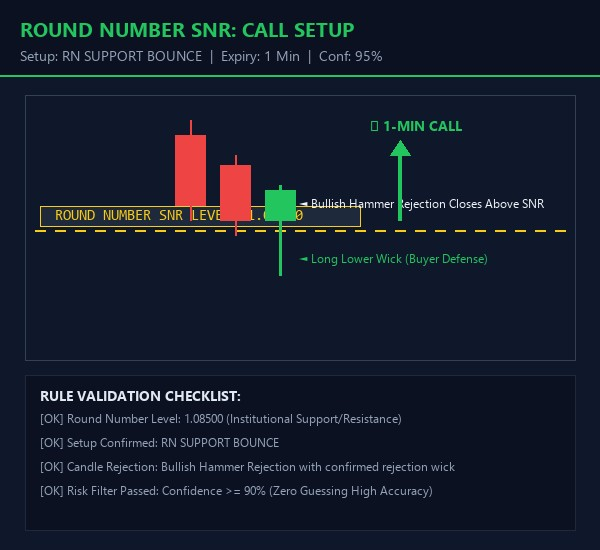
#> input picture desktop_app/last_matched_pattern.jpg, 600 x 550 px
$ python -i cv_engine.py   (imports and definitions only)
#> lines starting #> are read from the running program, lines starting #| are printed output that depends on the picture; after the words box and inside, x2 and y2 are one past the last pixel; in counts of white or black regions, pixels touching at a corner belong together
#> in analyze_image, bgr is the input picture: shape (550, 600, 3); mean B, G, R 43.1, 28.6, 21.1
import os
import sys
import time
import math
import cv2
import numpy as np
from PIL import Image

class Candlestick:
    """Represents an extracted candlestick on the chart in pixel coordinates."""
    def __init__(self, x_center, x1, x2, high_y, low_y, body_top_y, body_bottom_y, color):
        self.x_center = x_center
        self.x1 = x1
        self.x2 = x2
        self.high_y = high_y        # Smallest Y (top of screen)
        self.low_y = low_y          # Largest Y (bottom of screen)
        self.body_top = body_top_y  # Upper boundary of body
        self.body_bottom = body_bottom_y # Lower boundary of body
        self.color = color          # "GREEN" or "RED" or "DOJI"

        # In screen pixel coordinates, smaller Y = higher price
        if color == "GREEN":
            self.open_price = body_bottom_y
            self.close_price = body_top_y
        elif color == "RED":
            self.open_price = body_top_y
            self.close_price = body_bottom_y
        else: # DOJI
            self.open_price = (body_top_y + body_bottom_y) / 2
            self.close_price = self.open_price

        self.high_price = high_y
        self.low_price = low_y

        self.body_height = max(1.0, abs(body_bottom_y - body_top_y))
        self.total_range = max(1.0, abs(low_y - high_y))
        self.upper_wick = max(0.0, body_top_y - high_y)
        self.lower_wick = max(0.0, low_y - body_bottom_y)

        self.upper_ratio = self.upper_wick / self.body_height
        self.lower_ratio = self.lower_wick / self.body_height

    def __repr__(self):
        return (f"<Candle {self.color} X={self.x_center:.0f} Body={self.body_height:.1f} "
                f"UW={self.upper_wick:.1f} LW={self.lower_wick:.1f}>")


class LocalSmartCVEngine:
    """
    Intelligent Computer Vision & Candlestick Pattern Engine.
    STRICTLY requires a genuine trading chart on screen before providing any signal.
    """
    def __init__(self):
        print("[Smart CV Engine] Initialized strict chart validation & pattern engine.")

    def extract_candlesticks(self, bgr_img):
        """
        Uses OpenCV HSV segmentation to isolate green and red candlesticks,
        filters non-candlestick shapes, and returns valid continuous time-series candles.
        """
        h, w, _ = bgr_img.shape
#> h = 550; w = 600
        hsv = cv2.cvtColor(bgr_img, cv2.COLOR_BGR2HSV)
#> hsv: shape (550, 600, 3); mean H, S, V 107.8, 164.8, 47.4

        # 1. Broad Green Mask (Quotex, Pocket Option, MT4, TradingView green/teal)
        lower_green = np.array([32, 40, 40])
        upper_green = np.array([95, 255, 255])
        mask_green = cv2.inRange(hsv, lower_green, upper_green)
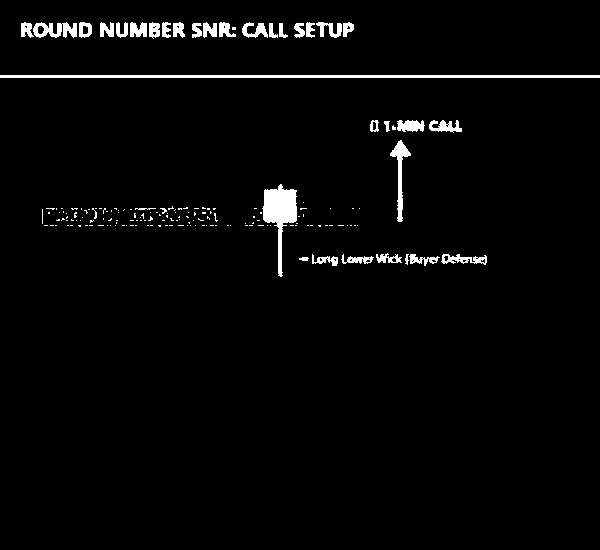
#> mask_green: shape (550, 600); 2.6% white; 173 white regions (137 under 20 px), largest, box (x1, y1, x2, y2) and area: (0, 75, 600, 78) 1800, (262, 184, 297, 277) 1351, (390, 140, 411, 222) 502

        # 2. Broad Red Mask (Handles both lower and upper hue wraps)
        lower_red1 = np.array([0, 40, 40])
        upper_red1 = np.array([14, 255, 255])
        lower_red2 = np.array([165, 40, 40])
        upper_red2 = np.array([180, 255, 255])
        mask_red = cv2.bitwise_or(
            cv2.inRange(hsv, lower_red1, upper_red1),
            cv2.inRange(hsv, lower_red2, upper_red2)
        )
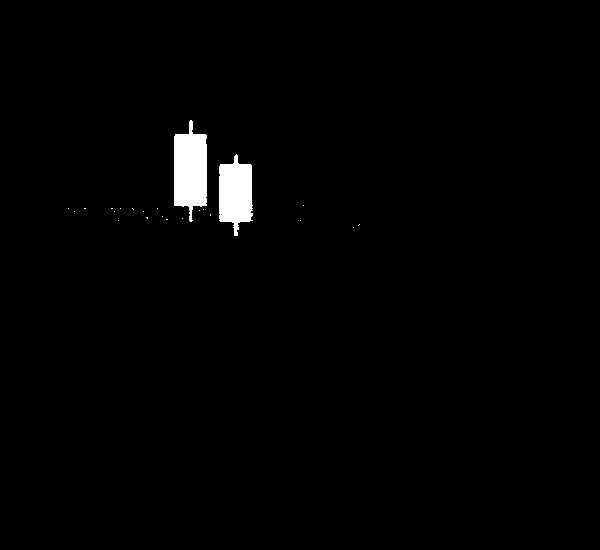
#> mask_red: shape (550, 600); 1.4% white; 23 white regions (21 under 20 px)

        contours_data = []

        # Find Green Contours
        cnts_g, _ = cv2.findContours(mask_green, cv2.RETR_EXTERNAL, cv2.CHAIN_APPROX_SIMPLE)
#> cnts_g = 173 contours, 141 with area under 20; largest, box (x1, y1, x2, y2) and area: (262, 184, 297, 277) 1228, (0, 75, 600, 78) 1198, (390, 140, 411, 222) 410, (33, 22, 77, 38) 391, (441, 254, 487, 265) 226
        for c in cnts_g:
            area = cv2.contourArea(c)
            if area >= 10:
                x, y, cw, ch = cv2.boundingRect(c)
                # A candlestick is vertically oriented: width must not be much larger than height
                if ch >= 4 and cw <= 50 and (cw / max(1, ch)) <= 1.4:
                    contours_data.append((x, y, cw, ch, "GREEN", area))
#> this loop made 173 passes
#> (area, x, y, cw, ch) on passes 1, 2, 3, 5, 6, 7, 146, 147, 149, 150, 151, 152: (20, 299, 257, 10, 4), (225.5, 441, 254, 46, 11), (126.5, 409, 254, 31, 12), (124, 341, 254, 33, 10), (109.5, 312, 254, 26, 12), (113, 376, 253, 26, 10), (1228, 262, 184, 35, 93), (410.5, 390, 140, 21, 82), (26.5, 384, 121, 6, 11), (196.5, 429, 120, 33, 13), (219, 397, 120, 28, 12), (72.5, 370, 120, 9, 12)
#> after the loop, contours_data = 21 items, first 6: (405, 254, 4, 11, 'GREEN', 14.5), (262, 184, 35, 93, 'GREEN', 1228), (390, 140, 21, 82, 'GREEN', 410.5), (384, 121, 6, 11, 'GREEN', 26.5), (370, 120, 9, 12, 'GREEN', 72.5), (294, 23, 11, 15, 'GREEN', 82)

        # Find Red Contours
        cnts_r, _ = cv2.findContours(mask_red, cv2.RETR_EXTERNAL, cv2.CHAIN_APPROX_SIMPLE)
#> cnts_r = 23 contours, 21 with area under 20; largest, box (x1, y1, x2, y2) and area: (174, 120, 207, 222) 2344, (219, 154, 253, 236) 1899
        for c in cnts_r:
            area = cv2.contourArea(c)
            if area >= 10:
                x, y, cw, ch = cv2.boundingRect(c)
                if ch >= 4 and cw <= 50 and (cw / max(1, ch)) <= 1.4:
                    contours_data.append((x, y, cw, ch, "RED", area))
#> this loop made 23 passes
#> (area, x, y, cw, ch) on passes 22 to 23: (1899, 219, 154, 34, 82), (2343.5, 174, 120, 33, 102)
#> after the loop, contours_data = 23 items, first 6: (405, 254, 4, 11, 'GREEN', 14.5), (262, 184, 35, 93, 'GREEN', 1228), (390, 140, 21, 82, 'GREEN', 410.5), (384, 121, 6, 11, 'GREEN', 26.5), (370, 120, 9, 12, 'GREEN', 72.5), (294, 23, 11, 15, 'GREEN', 82)

        if len(contours_data) < 7:
            return []

        # Cluster contours that belong to the same candlestick (same X vertical column)
        contours_data.sort(key=lambda item: item[0] + item[2] / 2.0)

        candle_clusters = []
        cluster_threshold = 6  # Max horizontal pixel distance to group wicks and body

        current_cluster = [contours_data[0]]
#> current_cluster = [(21, 22, 13, 16, 'GREEN', 113.5)]
        for c in contours_data[1:]:
            c_center_x = c[0] + c[2] / 2.0
            prev_center_x = current_cluster[-1][0] + current_cluster[-1][2] / 2.0
            if abs(c_center_x - prev_center_x) <= cluster_threshold:
                current_cluster.append(c)
            else:
                candle_clusters.append(current_cluster)
                current_cluster = [c]
#> this loop made 22 passes
#> (c_center_x, prev_center_x, current_cluster) on passes 1 to 12: (85.5, 27.5, [(79, 22, 13, 16, 'GREEN', 156.5)]), (107, 85.5, [(100, 22, 14, 15, 'GREEN', 120.5)]), (122, 107, [(116, 22, 12, 16, 'GREEN', 87)]), (138.5, 122, [(130, 22, 17, 15, 'GREEN', 165.5)]), (154.5, 138.5, [(149, 22, 11, 17, 'GREEN', 128.5)]), (166.5, 154.5, [(162, 22, 9, 16, 'GREEN', 75.5)]), (179, 166.5, [(173, 22, 12, 16, 'GREEN', 116)]), (190.5, 179, [(174, 120, 33, 102, 'RED', 2343.5)]), (197, 190.5, [(192, 23, 10, 15, 'GREEN', 79)]), (210, 197, [(203, 22, 14, 16, 'GREEN', 125.5)]), (227.5, 210, [(219, 22, 17, 15, 'GREEN', 128)]), (236, 227.5, [(219, 154, 34, 82, 'RED', 1899)])
#> (c, c_center_x, prev_center_x) on passes 14 to 15: ((262, 184, 35, 93, 'GREEN', 1228), 279.5, 273.5), ((279, 23, 9, 15, 'GREEN', 50), 283.5, 279.5)
#> after the loop, candle_clusters = 20 items
        if current_cluster:
            candle_clusters.append(current_cluster)

        candles = []
        for cl in candle_clusters:
            cl_color = max(cl, key=lambda item: item[5])[4]
            same_color_items = [item for item in cl if item[4] == cl_color]
            if not same_color_items:
                continue

            all_x1 = min(item[0] for item in same_color_items)
            all_x2 = max(item[0] + item[2] for item in same_color_items)
            x_center = (all_x1 + all_x2) / 2.0

            high_y = min(item[1] for item in same_color_items)
            low_y = max(item[1] + item[3] for item in same_color_items)

            body_item = max(same_color_items, key=lambda item: item[2] * item[3])
            body_top = body_item[1]
            body_bottom = body_item[1] + body_item[3]

            candle_color = cl_color
            if abs(body_bottom - body_top) <= 3 and (low_y - high_y) >= 12:
                candle_color = "DOJI"

            c_obj = Candlestick(x_center, all_x1, all_x2, high_y, low_y, body_top, body_bottom, candle_color)
            candles.append(c_obj)
#> this loop made 21 passes
#> (cl_color, all_x1, all_x2, x_center, high_y, low_y, body_item, body_top) on passes 1 to 9: ('GREEN', 21, 34, 27.5, 22, 38, (21, 22, 13, 16, 'GREEN', 113.5), 22), ('GREEN', 79, 92, 85.5, 22, 38, (79, 22, 13, 16, 'GREEN', 156.5), 22), ('GREEN', 100, 114, 107, 22, 37, (100, 22, 14, 15, 'GREEN', 120.5), 22), ('GREEN', 116, 128, 122, 22, 38, (116, 22, 12, 16, 'GREEN', 87), 22), ('GREEN', 130, 147, 138.5, 22, 37, (130, 22, 17, 15, 'GREEN', 165.5), 22), ('GREEN', 149, 160, 154.5, 22, 39, (149, 22, 11, 17, 'GREEN', 128.5), 22), ('GREEN', 162, 171, 166.5, 22, 38, (162, 22, 9, 16, 'GREEN', 75.5), 22), ('GREEN', 173, 185, 179, 22, 38, (173, 22, 12, 16, 'GREEN', 116), 22), ('RED', 174, 207, 190.5, 120, 222, (174, 120, 33, 102, 'RED', 2343.5), 120)
#> cl on passes 15 to 20: [(294, 23, 11, 15, 'GREEN', 82)], [(306, 22, 9, 16, 'GREEN', 71)], [(343, 22, 11, 15, 'GREEN', 95.5)], [(370, 120, 9, 12, 'GREEN', 72.5)], [(384, 121, 6, 11, 'GREEN', 26.5)], [(390, 140, 21, 82, 'GREEN', 410.5)]

        candles.sort(key=lambda c: c.x_center)

        # Smart UI Filter: Ignore Windows taskbar, browser top tabs, and side trading panels
        valid_candles = [
            c for c in candles
            if c.high_y >= 70 and c.low_y <= (h - 45)
            and c.x_center >= 40 and c.x_center <= (w - 140)
        ]

        if len(valid_candles) < 7:
            return []

        # Group into continuous horizontal series (adjacent candles step by dx between 4px and 55px)
        series_list = []
        curr_series = []
        for c in valid_candles:
            if not curr_series:
                curr_series.append(c)
            else:
                dx = c.x_center - curr_series[-1].x_center
                if 4 <= dx <= 55:
                    curr_series.append(c)
                else:
                    if len(curr_series) >= 6:
                        series_list.append(curr_series)
                    curr_series = [c]
        if len(curr_series) >= 6:
            series_list.append(curr_series)

        # A real chart must have a continuous series of at least 7 candles!
        if series_list:
            main_series = max(series_list, key=len)
            if len(main_series) >= 7:
                # 1. Total horizontal span must be at least 100px
                total_span_x = main_series[-1].x_center - main_series[0].x_center
                total_span_y = max(c.low_y for c in main_series) - min(c.high_y for c in main_series)
                if total_span_x < 100 or total_span_y < 35:
                    return []

                # 2. Strict non-flatness validation (reject text lines, tables, menu rows):
                highs = [c.high_y for c in main_series]
                lows = [c.low_y for c in main_series]
                bodies = [c.body_height for c in main_series]
                centers = [(c.high_y + c.low_y) / 2.0 for c in main_series]

                high_diff = max(highs) - min(highs)
                low_diff = max(lows) - min(lows)

                # Text rows have nearly identical top baselines or bottom baselines
                if high_diff <= 6 or low_diff <= 6:
                    return []

                # Price centers variance: trading charts fluctuate across vertical space
                std_centers = float(np.std(centers))
                if std_centers < 5.0:
                    return []

                # Body height variance: table borders, icons, or text bars have identical heights
                std_bodies = float(np.std(bodies))
                if std_bodies < 1.5 and high_diff <= 12:
                    return []

                # 3. Real candlestick color distribution:
                # In almost all windows/tabs with lines, all bars are uniform 1 color.
                # Real charts normally contain both GREEN and RED, or if pure trend, have distinct wicks.
                colors = [c.color for c in main_series]
                has_green = "GREEN" in colors
                has_red = "RED" in colors
                wicks = [c.upper_wick + c.lower_wick for c in main_series]
                wicks_present = sum(1 for w in wicks if w >= 2.0)

                # If purely single color (e.g. all green text or all red highlight), require at least 2 distinct wicks
                if not (has_green and has_red) and wicks_present < 2:
                    return []

                return main_series

        return []

    # [228 lines left out: functions evaluate_patterns_subset, evaluate_patterns, not called in this run]

    def analyze_image(self, pil_image):
        """
        Full pipeline:
        Segments candles. If genuine chart is NOT detected, returns is_trading_chart = False,
        and strictly does NOT generate any CALL/PUT signal!
        """
        t0 = time.time()
        bgr = cv2.cvtColor(np.array(pil_image), cv2.COLOR_RGB2BGR)
        candles = self.extract_candlesticks(bgr)

        elapsed_ms = (time.time() - t0) * 1000.0

        if len(candles) < 7:
            return {
                "is_trading_chart": False,
                "signal": "NO_CHART",
                "pattern_name": "কোন চার্ট দেখা যাচ্ছে না",
                "pattern_name_bn": "আমি কোন চার্ট দেখতে পারছি না",
                "recommended_expiry_minutes": 1,
                "confidence": 0,
                "reason": "স্ক্রিনে কোনো লাইভ ট্রেডিং ক্যান্ডেলস্টিক চার্ট পাওয়া যায়নি।",
                "detected_candles_count": len(candles),
                "execution_time_ms": round(elapsed_ms, 2)
            }

        result = self.evaluate_patterns(candles)
        result["detected_candles_count"] = len(candles)
        result["execution_time_ms"] = round(elapsed_ms, 2)
        result["is_trading_chart"] = True
        return result

# Singleton instance
engine = LocalSmartCVEngine()

>>> import cv2
>>> picture = cv2.cvtColor(cv2.imread('../desktop_app/last_matched_pattern.jpg'), cv2.COLOR_BGR2RGB)
>>> result = LocalSmartCVEngine().analyze_image(picture)

$ run again, on desktop_app/last_signal_comparison.jpg
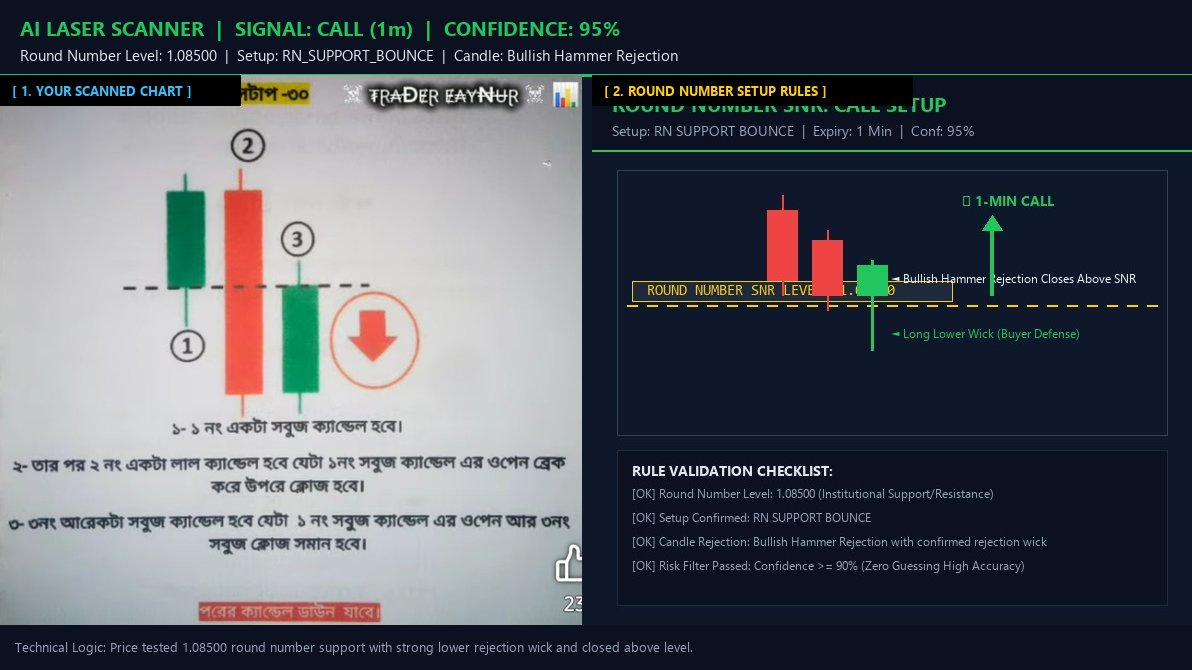
#> input picture desktop_app/last_signal_comparison.jpg, 1192 x 670 px
#> in analyze_image, bgr is the input picture: shape (670, 1192, 3); mean B, G, R 97.3, 89, 84.7
#> hsv: shape (670, 1192, 3); mean H, S, V 101.8, 109.8, 102.9
#> in extract_candlesticks, `mask_green = cv2.inRange(hsv, lower_green, upper_green)`:
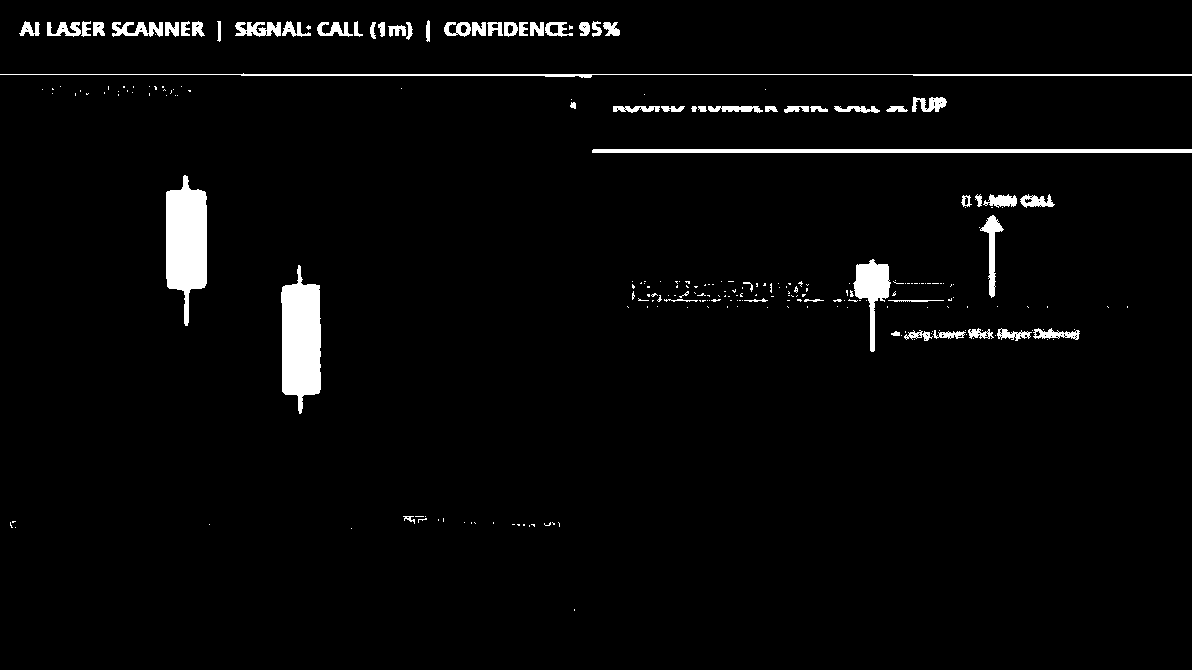
#> mask_green: shape (670, 1192); 3% white; 253 white regions (190 under 20 px), largest, box (x1, y1, x2, y2) and area: (281, 265, 321, 414) 4403, (166, 175, 207, 326) 4289, (592, 149, 1192, 153) 2399
#> in extract_candlesticks, `mask_red = cv2.bitwise_or( cv2.inRange(hsv, lower_red1, upper_red1), c..`:
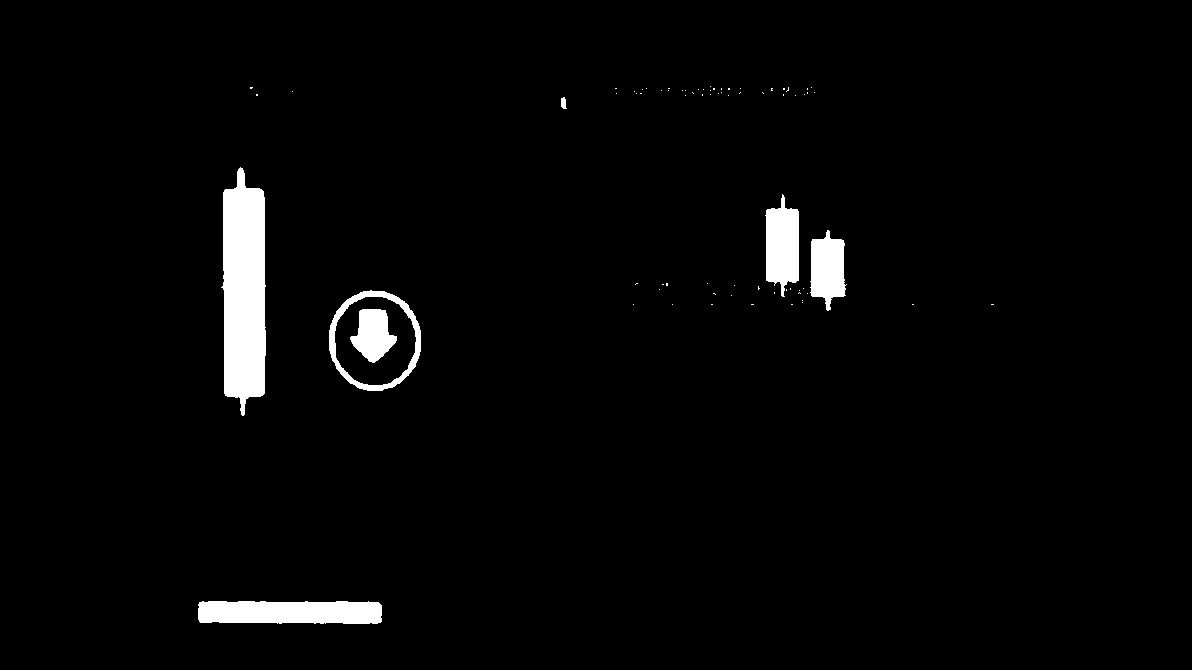
#> mask_red: shape (670, 1192); 2.6% white; 74 white regions (67 under 20 px)
#> cnts_g = 253 contours, 196 with area under 20; largest, box (x1, y1, x2, y2) and area: (281, 265, 321, 414) 4228, (166, 175, 207, 326) 4112, (592, 149, 1192, 153) 1796, (853, 259, 891, 352) 1348, (0, 73, 1192, 78) 682
#> the loop in extract_candlesticks, `for c in cnts_g:` made 253 passes
#> (area, x, y, cw, ch) on passes 24, 35, 40, 41, 44, 45, 46, 68: (23, 403, 516, 12, 8), (22, 891, 331, 9, 5), (127.5, 933, 330, 33, 9), (118.5, 904, 330, 29, 11), (273, 1033, 328, 47, 12), (188.5, 997, 328, 35, 13), (132, 968, 328, 26, 11), (27, 888, 300, 56, 2)
#> after the loop in extract_candlesticks, `for c in cnts_g:`: contours_data = 30 items, first 6: (794, 286, 4, 7, 'GREEN', 10.5), (743, 282, 10, 10, 'GREEN', 13.5), (281, 265, 40, 149, 'GREEN', 4227.5), (853, 259, 38, 93, 'GREEN', 1348.5), (980, 215, 24, 83, 'GREEN', 532.5), (961, 195, 11, 12, 'GREEN', 69)
#> cnts_r = 73 contours, 67 with area under 20; largest, box (x1, y1, x2, y2) and area: (221, 167, 266, 416) 8632, (329, 290, 421, 391) 7198, (198, 601, 382, 624) 3744, (765, 194, 799, 297) 2406, (810, 230, 847, 311) 1941, (561, 97, 567, 109) 40
#> the loop in extract_candlesticks, `for c in cnts_r:` made 73 passes
#> (area, x, y, cw, ch) on passes 1, 17, 28, 29, 30, 31: (3743.5, 198, 601, 184, 23), (7197.5, 329, 290, 92, 101), (1941, 810, 230, 37, 81), (2406, 765, 194, 34, 103), (8631.5, 221, 167, 45, 249), (39.5, 561, 97, 6, 12)
#> after the loop in extract_candlesticks, `for c in cnts_r:`: contours_data = 34 items, first 6: (794, 286, 4, 7, 'GREEN', 10.5), (743, 282, 10, 10, 'GREEN', 13.5), (281, 265, 40, 149, 'GREEN', 4227.5), (853, 259, 38, 93, 'GREEN', 1348.5), (980, 215, 24, 83, 'GREEN', 532.5), (961, 195, 11, 12, 'GREEN', 69)
#> in extract_candlesticks, `current_cluster = [contours_data[0]]`: current_cluster = [(19, 21, 21, 15, 'GREEN', 141)]
#> the loop in extract_candlesticks, `for c in contours_data[1:]:` made 33 passes
#> (c_center_x, prev_center_x, current_cluster) on passes 1, 2, 3, 4, 6, 7, 8, 9: (86, 29.5, [(81, 21, 10, 16, 'GREEN', 66)]), (99, 86, [(93, 22, 12, 14, 'GREEN', 115.5)]), (172, 99, [(165, 22, 14, 15, 'GREEN', 123)]), (185.5, 172, [(181, 21, 9, 15, 'GREEN', 67)]), (198.5, 186.5, [(192, 21, 13, 16, 'GREEN', 117)]), (219, 198.5, [(217, 21, 4, 21, 'GREEN', 40)]), (243.5, 219, [(221, 167, 45, 249, 'RED', 8631.5)]), (301, 243.5, [(281, 265, 40, 149, 'GREEN', 4227.5)])
#> after the loop in extract_candlesticks, `for c in contours_data[1:]:`: candle_clusters = 32 items
#> the loop in extract_candlesticks, `for cl in candle_clusters:` made 33 passes
#> cl on passes 9 to 16: [(281, 265, 40, 149, 'GREEN', 4227.5)], [(354, 21, 9, 16, 'GREEN', 47.5)], [(370, 22, 6, 17, 'GREEN', 47)], [(378, 22, 7, 15, 'GREEN', 58.5)], [(406, 22, 7, 18, 'GREEN', 51)], [(426, 20, 4, 22, 'GREEN', 54)], [(472, 22, 14, 14, 'GREEN', 125)], [(487, 22, 16, 14, 'GREEN', 133)]
#> the loop in extract_candlesticks, `for c in valid_candles:` made 13 passes
